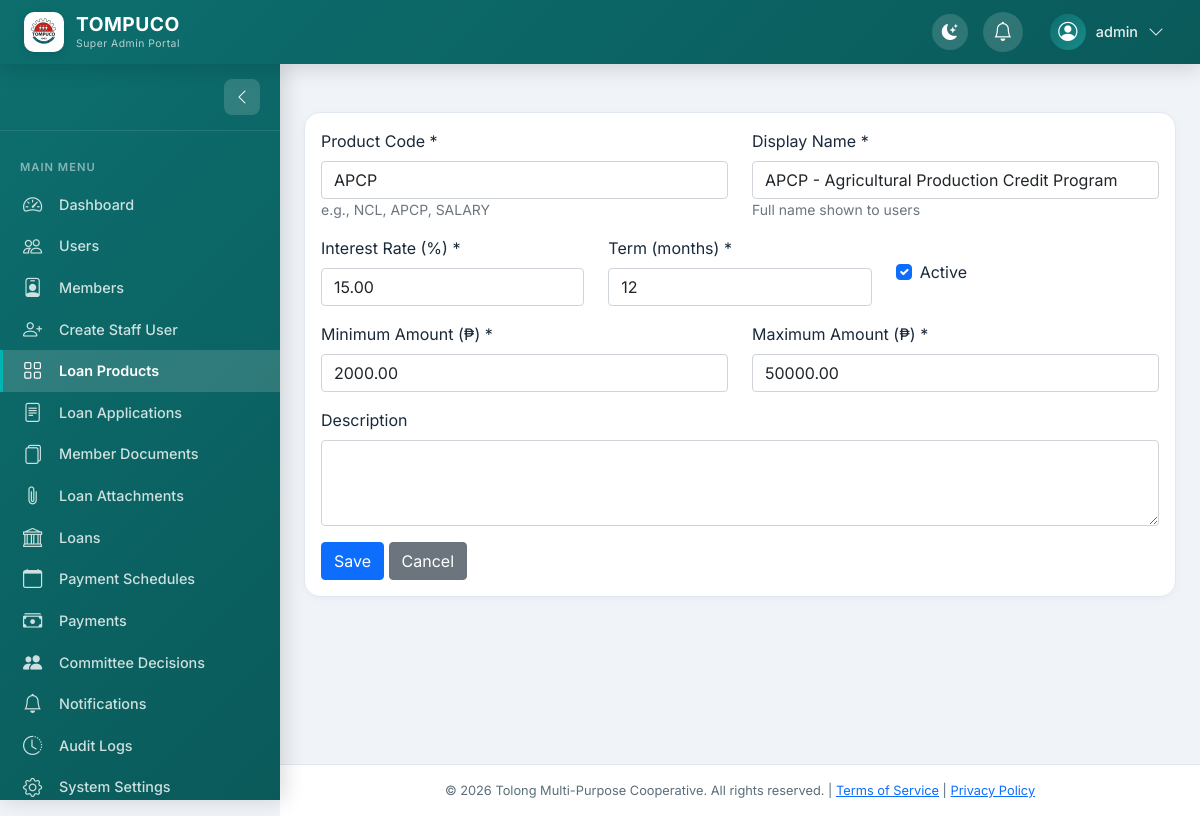
/superadmin/loan-products/2/edit/ (signed in), run on the app's committed database.
### main/models.py (models this page shows, shortened)
class LoanProduct(models.Model):
    LOAN_TYPE_CHOICES = [
        ('NCL', 'NCL - Non-Collateralized Loan'),
        ('APCP', 'APCP - Agricultural Production Credit Program'),
        ('SALARY', 'SALARY - Salary Loan'),
        ('COLLATERAL', 'COLLATERAL - Secured Loan'),
        ('PROVIDENTIAL', 'PROVIDENTIAL - Providential Loan'),
        ('B2B', 'B2B - Back to Back Loan'),
        ('TRADE', 'TRADE - Trade Loan')
    ]
    name = models.CharField(max_length=50, unique=True)
    display_name = models.CharField(max_length=200)
    loan_type = models.CharField(max_length=20, choices=LOAN_TYPE_CHOICES)
    interest_rate = models.DecimalField(max_digits=5, decimal_places=2)
    term_months = models.IntegerField(default=12)
    min_amount = models.DecimalField(max_digits=12, decimal_places=2)
    max_amount = models.DecimalField(max_digits=12, decimal_places=2)
    requires_comaker = models.BooleanField(default=True)
    is_active = models.BooleanField(default=True)
    description = models.TextField(blank=True)
    penalty_rate = models.DecimalField(max_digits=5, decimal_places=2, default=2.00)
    created_at = models.DateTimeField(auto_now_add=True)
    updated_at = models.DateTimeField(auto_now=True)

### admin_panel/views.py (the view, shortened to what this page needs)
# urls.py: path('loan-products/<int:product_id>/edit/', views.loan_product_edit, name='loan_product_edit'),
@super_admin_required
def loan_product_edit(request, product_id):
    product = get_object_or_404(LoanProduct, id=product_id)
    return render(request, 'admin_panel/loan_product_form.html', {'product': product, 'action': 'Edit'})

### admin_panel/views.py (called while the page is built)
def super_admin_required(view_func):
    actual_decorator = user_passes_test(
        lambda u: u.is_active and u.is_superuser,
        login_url='/dashboard/'
    )
    return actual_decorator(view_func)

### main/context_processors.py (called while the page is built)
def recaptcha_site_key(request):
    site_key = getattr(settings, 'RECAPTCHA_SITE_KEY', None)
    if not site_key:
        site_key = getattr(settings, 'RECAPTCHA_PUBLIC_KEY', None)
    if not site_key:
        site_key = getattr(settings, 'GOOGLE_RECAPTCHA_SITE_KEY', None)
    if not site_key and getattr(settings, 'DEBUG', False):
        site_key = '6LeIxAcTAAAAAJcZVRqyHh71UMIEGNQ_MXjiZKhI'
    if getattr(settings, 'DEBUG', False):
        print(f"reCAPTCHA Site Key: {'Loaded' if site_key else 'NOT SET'}")
    return {
        'RECAPTCHA_SITE_KEY': site_key,
        'RECAPTCHA_PUBLIC_KEY': site_key,
        'RECAPTCHA_KEY': site_key,
    }

### admin_panel/templates/admin_panel/loan_product_form.html (shortened to what this page needs)
﻿{% extends 'admin_panel/base.html' %}
{% block content %}
<div class="card">
    <div class="card-body">
        <form method="post">
            <div class="row">
                <div class="col-md-6 mb-3">
                    <label class="form-label">Product Code *</label>
                    <input type="text" name="name" class="form-control" value="{{ product.name|default:'' }}" required>
                    <small class="text-muted">e.g., NCL, APCP, SALARY</small>
                </div>
                <div class="col-md-6 mb-3">
                    <label class="form-label">Display Name *</label>
                    <input type="text" name="display_name" class="form-control" value="{{ product.display_name|default:'' }}" required>
                    <small class="text-muted">Full name shown to users</small>
                </div>
                <div class="col-md-4 mb-3">
                    <label class="form-label">Interest Rate (%) *</label>
                    <input type="number" name="interest_rate" class="form-control" step="0.01" value="{{ product.interest_rate|default:'' }}" required>
                </div>
                <div class="col-md-4 mb-3">
                    <label class="form-label">Term (months) *</label>
                    <input type="number" name="term_months" class="form-control" value="{{ product.term_months|default:'12' }}" required>
                </div>
                <div class="col-md-4 mb-3">
                    <div class="form-check mt-4">
                        <input type="checkbox" name="is_active" class="form-check-input" {% if product.is_active %}checked{% endif %}>
                        <label class="form-check-label">Active</label>
                    </div>
                </div>
                <div class="col-md-6 mb-3">
                    <label class="form-label">Minimum Amount (₱) *</label>
                    <input type="number" name="min_amount" class="form-control" step="0.01" value="{{ product.min_amount|default:'0' }}" required>
                </div>
                <div class="col-md-6 mb-3">
                    <label class="form-label">Maximum Amount (₱) *</label>
                    <input type="number" name="max_amount" class="form-control" step="0.01" value="{{ product.max_amount|default:'0' }}" required>
                </div>
                <div class="col-12 mb-3">
                    <label class="form-label">Description</label>
                    <textarea name="description" class="form-control" rows="3">{{ product.description|default:'' }}</textarea>
                </div>
            </div>
            <button type="submit" class="btn btn-primary">Save</button>
            <a href="{% url 'admin_panel:loan_products_list' %}" class="btn btn-secondary">Cancel</a>
        </form>
    </div>
</div>
{% endblock %}

### admin_panel/templates/admin_panel/base.html (shortened to what this page needs)
﻿{% load static %}
<!DOCTYPE html>
<html lang="en">
<head>
    <link href="https://cdn.jsdelivr.net/npm/bootstrap@5.1.3/dist/css/bootstrap.min.css" rel="stylesheet">
    <link rel="stylesheet" href="https://cdn.jsdelivr.net/npm/bootstrap-icons@1.11.1/font/bootstrap-icons.css">
    <link href="https://cdn.datatables.net/1.13.4/css/dataTables.bootstrap5.min.css" rel="stylesheet">
</head>
<body>
    <div class="top-navbar">
        <div class="navbar-left">
            <a class="navbar-brand" href="{% url 'admin_panel:dashboard' %}">
                <img class="brand-logo" src="{% static 'images/logo.png' %}" alt="TOMPuCO Logo">
                <div class="brand-text">
                    <span class="brand-title">TOMPUCO</span>
                    <span class="brand-subtitle">Super Admin Portal</span>
                </div>
            </a>
        </div>
        <div class="navbar-right">
            <button class="theme-toggle" id="themeToggle" title="Dark/Light Mode">
            </button>
            <div class="dropdown notification-dropdown">
                <button class="notification-bell" data-bs-toggle="dropdown" aria-expanded="false" id="notificationBell">
                    <i class="bi bi-bell"></i>
                </button>
            </div>
            <div class="dropdown">
                <button class="user-dropdown-btn" data-bs-toggle="dropdown">
                    <div class="user-avatar">
                        {% if request.user.admin_profile.profile_picture %}
                            <img src="{{ request.user.admin_profile.profile_picture.url }}" alt="{{ request.user.get_full_name|default:request.user.username }}">
                        {% elif request.user.member_profile.profile_picture %}
                            <img src="{{ request.user.member_profile.profile_picture.url }}" alt="{{ request.user.get_full_name|default:request.user.username }}">
                        {% elif request.user.staff_profile.profile_picture %}
                            <img src="{{ request.user.staff_profile.profile_picture.url }}" alt="{{ request.user.get_full_name|default:request.user.username }}">
                        {% else %}
                            <i class="bi bi-person-circle" style="font-size: 1.2rem;"></i>
                        {% endif %}
                    </div>
                    <span class="user-name">{{ request.user.get_full_name|default:request.user.username }}</span>
                    <i class="bi bi-chevron-down"></i>
                </button>
            </div>
        </div>
    </div>
    <aside class="sidebar" id="sidebar">
        <div class="sidebar-header">
            <button class="sidebar-collapse-btn" id="sidebarCollapseBtn" title="Collapse Sidebar">
                <i class="bi bi-chevron-left"></i>
            </button>
        </div>
        <div class="sidebar-nav">
            <div class="nav-section">
                <div class="nav-section-title">MAIN MENU</div>
                <div class="nav-item">
                    <a class="nav-link" href="{% url 'admin_panel:dashboard' %}" data-nav="dashboard">
                        <i class="bi bi-speedometer2"></i>
                        <span>Dashboard</span>
                    </a>
                </div>
                <div class="nav-item">
                    <a class="nav-link" href="{% url 'admin_panel:users_list' %}" data-nav="users">
                        <i class="bi bi-people"></i>
                        <span>Users</span>
                    </a>
                </div>
                <div class="nav-item">
                    <a class="nav-link" href="{% url 'admin_panel:members_list' %}" data-nav="members">
                        <i class="bi bi-person-badge"></i>
                        <span>Members</span>
                    </a>
                </div>
                <div class="nav-item">
                    <a class="nav-link" href="{% url 'admin_panel:create_staff_user' %}" data-nav="create-staff">
                        <i class="bi bi-person-plus"></i>
                        <span>Create Staff User</span>
                    </a>
                </div>
                <div class="nav-item">
                    <a class="nav-link" href="{% url 'admin_panel:loan_products_list' %}" data-nav="loan-products">
                        <i class="bi bi-grid"></i>
                        <span>Loan Products</span>
                    </a>
                </div>
                <div class="nav-item">
                    <a class="nav-link" href="{% url 'admin_panel:loan_applications_list' %}" data-nav="loan-applications">
                        <i class="bi bi-file-text"></i>
                        <span>Loan Applications</span>
                    </a>
                </div>
                <div class="nav-item">
                    <a class="nav-link" href="{% url 'admin_panel:member_documents_list' %}" data-nav="member-documents">
                        <i class="bi bi-files"></i>
                        <span>Member Documents</span>
                    </a>
                </div>
                <div class="nav-item">
                    <a class="nav-link" href="{% url 'admin_panel:loan_attachments_list' %}" data-nav="loan-attachments">
                        <i class="bi bi-paperclip"></i>
                        <span>Loan Attachments</span>
                    </a>
                </div>
                <div class="nav-item">
                    <a class="nav-link" href="{% url 'admin_panel:loans_list' %}" data-nav="loans">
                        <i class="bi bi-bank"></i>
                        <span>Loans</span>
                    </a>
                </div>
                <div class="nav-item">
                    <a class="nav-link" href="{% url 'admin_panel:payment_schedules_list' %}" data-nav="payment-schedules">
                        <i class="bi bi-calendar"></i>
                        <span>Payment Schedules</span>
                    </a>
                </div>
                <div class="nav-item">
                    <a class="nav-link" href="{% url 'admin_panel:payments_list' %}" data-nav="payments">
                        <i class="bi bi-cash-stack"></i>
                        <span>Payments</span>
                    </a>
                </div>
                <div class="nav-item">
                    <a class="nav-link" href="{% url 'admin_panel:committee_decisions_list' %}" data-nav="committee-decisions">
                        <i class="bi bi-people-fill"></i>
                        <span>Committee Decisions</span>
                    </a>
                </div>
                <div class="nav-item">
                    <a class="nav-link" href="{% url 'admin_panel:notifications_list' %}" data-nav="notifications">
                        <i class="bi bi-bell"></i>
                        <span>Notifications</span>
                    </a>
                </div>
                <div class="nav-item">
                    <a class="nav-link" href="{% url 'admin_panel:audit_logs_list' %}" data-nav="audit-logs">
                        <i class="bi bi-clock-history"></i>
                        <span>Audit Logs</span>
                    </a>
                </div>
                <div class="nav-item">
                    <a class="nav-link" href="{% url 'admin_panel:system_settings_list' %}" data-nav="system-settings">
                        <i class="bi bi-gear"></i>
                        <span>System Settings</span>
                    </a>
                </div>
            </div>
        </div>
    </aside>
    <main class="main-content">
        {% block content %}{% endblock %}
    </main>
    <footer class="app-footer">
        <div class="container-fluid">
            <p class="mb-0">&copy; {% now "Y" %} Tolong Multi-Purpose Cooperative. All rights reserved. | <a href="#">Terms of Service</a> | <a href="#">Privacy Policy</a></p>
        </div>
    </footer>
</body>
</html>

### data on the page
LoanProduct: name "APCP", display_name "APCP - Agricultural Production Credit Program", interest_rate "15.00", term_months "12", is_active "☑", min_amount "2000.00", max_amount "50000.00"

### other printed values
{{ request.user.get_full_name|default:request.user.username }} "admin"
